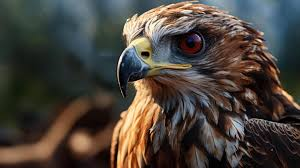
#> input picture image.png, 300 x 168 px
$ python 5.1_forier_filtering_edge_detect.py
#> lines starting #> are read from the running program, lines starting #| are printed output that depends on the picture
# when image represented in frequencies (by forier transormation)
#  image -> frequency format
# inverse_fourier(fequency_format) -> image

# two type of frequencies
# low frequenies and high frequencies

# fourier removes low details of image


# we can apply two types of filters
# low pass filter, to extract fine details
# High pass filter, to extract obvious details


# img -> grayscale, frequncies, freq_shift

#

import cv2 as cv
import numpy as np
import matplotlib.pyplot as plt

img = cv.imread('image.png')
#> img is the input picture: shape (168, 300, 3); mean B, G, R 60.1, 67, 73.8

img = cv.cvtColor(img, cv.COLOR_BGR2GRAY)
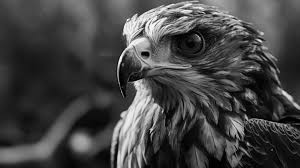
#> img: shape (168, 300); min 0, max 254, mean 68.3

f = np.fft.fft2(img)

fshift = np.fft.fftshift(f)

rows, cols = img.shape
#> rows = 168; cols = 300

crow, ccol = rows // 2, cols // 2
#> crow = 84; ccol = 150

# low pass filter

# radius
r=30

mask = np.zeros((rows, cols), np.uint8)

mask[crow-r:crow+r, ccol-r:ccol+r] = 1

print(mask.shape)
print(mask)

# apply low pass

low_pass = fshift * mask

high_pass = fshift * (1-mask)


# inverse courier

low_image = np.abs(np.fft.fft2(np.fft.ifftshift(low_pass)))
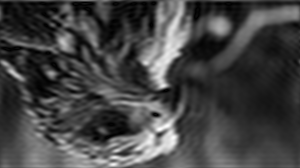
#> low_image: shape (168, 300) float64; min 3939.1, max 12787824.1, mean 3445210.3; drawn with min black and max white
high_image = np.abs(np.fft.fft2(np.fft.ifftshift(high_pass)))
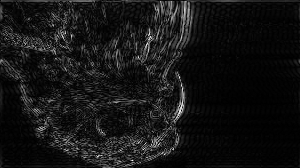
#> high_image: shape (168, 300) float64; min 524.1, max 6392472.6, mean 521872.5; drawn with min black and max white

plt.figure(figsize=(10,15))

plt.subplot(2,2,1)
plt.axis('off')
plt.title('Original Image')
plt.imshow(low_image)

plt.show()
